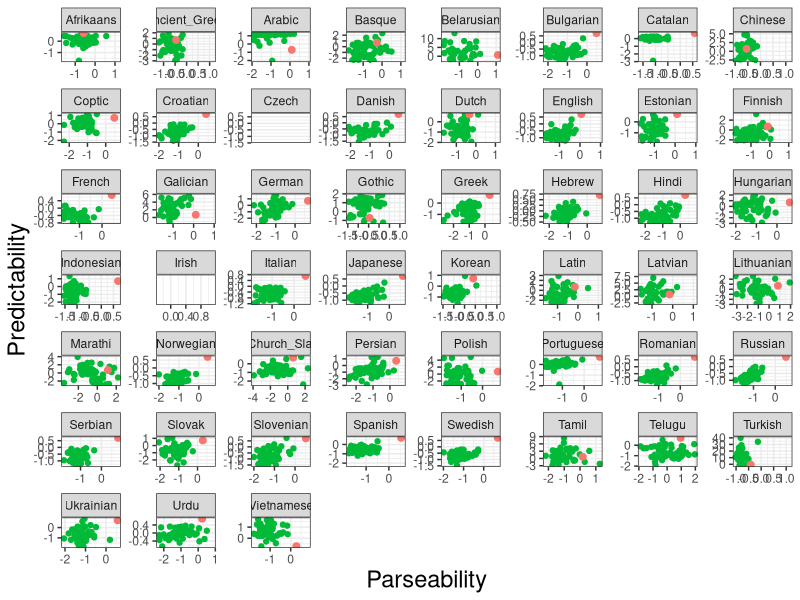

Recreate this plot in R.
# per language


library(lme4)
library(tidyr)
library(dplyr)
library(ggplot2)
#depl = read.csv("../../../grammars/dependency_length/total_summary_funchead_coarse.tsv", sep="\t")# %>% rename(Quality=AverageLength)

# Read predictability estimates
dataS =  read.csv("../../../grammars/plane/controls/plane-fixed-withoutPOS.tsv", sep="\t") %>% mutate(Model = as.character(Model))
dataS = dataS %>% group_by(Language, Type, Model) %>% summarise(Surp = mean(Surp, na.rm=TRUE))
dataS = as.data.frame(dataS)

# Read parseability estimates
dataP =  read.csv("../../../grammars/plane/controls/plane-parse-lexicalized2.tsv", sep="\t") %>% mutate(Model = as.character(Model))
dataP = dataP %>% group_by(Language, Type, Model) %>% summarise(UAS = mean(UAS, na.rm=TRUE), Pars = mean(ParsU, na.rm=TRUE))
dataP = as.data.frame(dataP)

# Ensure everything is treated as a string, not a factor, to ensure the frames can be merged
dataS = dataS %>% mutate(Type = as.character(Type))
dataP = dataP %>% mutate(Type = as.character(Type))
dataS = dataS %>% mutate(Model = as.character(Model))
dataP = dataP %>% mutate(Model = as.character(Model))
dataS = dataS %>% mutate(Language = as.character(Language))
dataP = dataP %>% mutate(Language = as.character(Language))
data = merge(dataS, dataP, by=c("Language", "Model", "Type"), all.x=TRUE, all.y=TRUE)

# Collapse all five groups of random grammars (10 random grammars per group per language)
data = data %>% mutate(Type = ifelse(Type == "manual_output_funchead_RANDOM2", "manual_output_funchead_RANDOM", as.character(Type)))
data = data %>% mutate(Type = ifelse(Type == "manual_output_funchead_RANDOM3", "manual_output_funchead_RANDOM", as.character(Type)))
data = data %>% mutate(Type = ifelse(Type == "manual_output_funchead_RANDOM4", "manual_output_funchead_RANDOM", as.character(Type)))
data = data %>% mutate(Type = ifelse(Type == "manual_output_funchead_RANDOM5", "manual_output_funchead_RANDOM", as.character(Type)))





dataComp = data
dataCompBaseline = dataComp %>% filter(grepl("RANDOM", Type))
dataCompGround = dataComp %>% filter(Type == "manual_output_funchead_ground_coarse_final") %>% select(Language, Surp, Pars) %>% rename(SurpGround = Surp) %>% rename(ParsGround = Pars) %>% mutate(EffGround = ParsGround + 0.9*SurpGround) %>% group_by(Language)
dataComp = merge(dataCompBaseline, dataCompGround, by=c("Language"))

dataComp$Eff = dataComp$Pars + 0.9*dataComp$Surp

u = dataComp %>% group_by(Language) %>% summarise(BetterSurp = sum(Surp > SurpGround, na.rm=TRUE), WorseSurp = sum(Surp <= SurpGround, na.rm=TRUE), TotalSurp = BetterSurp+WorseSurp, BetterFracSurp = BetterSurp/TotalSurp, BetterPars = sum(Pars > ParsGround, na.rm=TRUE), WorsePars = sum(Pars <= ParsGround, na.rm=TRUE), TotalPars = BetterPars+WorsePars, BetterFracPars = BetterPars/TotalPars, BetterEff = sum(Eff > EffGround, na.rm=TRUE), WorseEff = sum(Eff <= EffGround, na.rm=TRUE), TotalEff = BetterEff+WorseEff, BetterFracEff = BetterEff/TotalEff )










#data = merge(data, depl %>% select(Language, Model,AverageLengthPerWord) %>% mutate(Model = as.character(Model)), by=c("Language", "Model"), all.x=TRUE)
data = data %>% mutate(Two = 0.9*Surp+Pars)

data2 = rbind(data)
data2 = data2 %>% group_by(Language, Type) %>% summarise(Surp=mean(Surp, na.rm=TRUE), Pars=mean(Pars, na.rm=TRUE)) %>% group_by(Language) %>% mutate(MeanSurp = mean(Surp, na.rm=TRUE), SDSurp = sd(Surp, na.rm=TRUE)) %>% mutate(MeanPars = mean(Pars, na.rm=TRUE), SDPars = sd(Pars, na.rm=TRUE))
plot = ggplot(data2, aes(x=(Pars-MeanPars)/SDPars, y=(Surp-MeanSurp)/SDSurp, color=Type, group=Type)) +geom_point()
#plot = ggplot(data, aes(x=(Pars), y=(Surp), color=Type, group=Type)) +geom_point()


#dataMean = data %>% group_by(Language) %>% summarise(MeanSurp = mean(Surp), SDSurp = sd(Surp)+0.0001)
#data_ = merge(data, dataMean, by=c("Language"))
#dataMean = data %>% group_by(Language) %>% summarise(MeanUAS = mean(UAS), SDUAS = sd(UAS)+0.0001)
#data_ = merge(data_, dataMean, by=c("Language"))
#
#plot = ggplot(data_, aes(x=(UAS), y=(Surp-MeanSurp), color=Type, group=Type)) +geom_point()

dataPBest = data %>% filter(Type == "manual_output_funchead_two_coarse_parser_best_balanced") %>% group_by(Language) %>% summarise(Pars = min(Pars, na.rm=TRUE))
data2Best = data %>% filter(Type == "manual_output_funchead_two_coarse_lambda09_best_large") %>% group_by(Language) %>% summarise(Two = min(Two, na.rm=TRUE))
dataSBest = data %>% filter(Type == "manual_output_funchead_langmod_coarse_best_balanced") %>% group_by(Language) %>% summarise(Surp = min(Surp, na.rm=TRUE))

dataP = data %>% filter(Type == "manual_output_funchead_two_coarse_parser_best_balanced")
data2 = data %>% filter(Type == "manual_output_funchead_two_coarse_lambda09_best_large")
dataS = data %>% filter(Type == "manual_output_funchead_langmod_coarse_best_balanced")

dataP = merge(dataP, dataPBest, by=c("Language", "Pars"))
data2 = merge(data2, data2Best, by=c("Language", "Two"))
dataS = merge(dataS, dataSBest, by=c("Language", "Surp"))


dataRandom = data %>% filter(grepl("RANDOM", Type))
#dataDepL = data %>% filter(grepl("depl", Type)) #%>% filter(Model %in% deplBest) ###%>% group_by(Language) %>% summarise(Surp = mean(Surp), Pars = mean(Pars))
dataGround = data %>% filter(grepl("ground", Type)) #%>% group_by(Language) %>% summarise(Surp = mean(Surp), Pars = mean(Pars))
#dataReal = data %>% filter(grepl("REAL", Type)) #%>% group_by(Language) %>% summarise(Surp = mean(Surp), Pars = mean(Pars))


D = dataGround %>% select(Language, Type, Model)
#write.csv(D, file="../strongest_models/models-mle.csv")




#dataDepLBest = dataDepL %>% group_by(Language) %>% summarise(AverageLengthPerWord = min(AverageLengthPerWord))
#dataDepL = merge(dataDepL, dataDepLBest, by=c("Language", "AverageLengthPerWord"))

#D = dataDepL %>% select(Language, Type, Model, AverageLengthPerWord)
#write.csv(D, file="../strongest_models/best-depl.csv")




data = rbind(dataP, data2)
data = rbind(data, dataS)
data = rbind(data, dataRandom)
#data = rbind(data, dataDepL)
data = rbind(data, dataGround)
#data = rbind(data, dataReal)


#data2 = data2 %>% %>% group_by(Language) %>% mutate(MeanSurp = mean(Surp, na.rm=TRUE), SDSurp = sd(Surp, na.rm=TRUE)) %>% mutate(MeanPars = mean(Pars, na.rm=TRUE), SDPars = sd(Pars, na.rm=TRUE))

dataMean = data %>% group_by(Language, Type) %>% summarise(Surp=mean(Surp, na.rm=TRUE)) %>% group_by(Language) %>% summarise(MeanSurp = mean(Surp, na.rm=TRUE), SDSurp = sd(Surp, na.rm=TRUE)+0.0001)
#write.csv(dataMean, file="surp-z.csv")
data = merge(data, dataMean, by=c("Language"))
#dataDepL = merge(dataDepL, dataMean, by=c("Language"))
dataMean = data %>% group_by(Language, Type) %>% summarise(Pars=mean(Pars, na.rm=TRUE)) %>% group_by(Language) %>% summarise(MeanPars = mean(Pars, na.rm=TRUE), SDPars = sd(Pars, na.rm=TRUE)+0.0001)
#write.csv(dataMean, file="pars-z.csv")
data = merge(data, dataMean, by=c("Language"))
#dataDepL = merge(dataDepL, dataMean, by=c("Language"))

dataMean = data %>% filter(grepl("RANDOM", Type)) %>% group_by(Language) %>% summarise(MeanSurpRand = mean(Surp, na.rm=TRUE), SDSurpRand = sd(Surp, na.rm=TRUE)+0.0001)
data = merge(data, dataMean, by=c("Language"))
#dataDepL = merge(dataDepL, dataMean, by=c("Language"))
dataMean = data %>% filter(grepl("RANDOM", Type)) %>% group_by(Language) %>% summarise(MeanParsRand = mean(Pars, na.rm=TRUE), SDParsRand = sd(Pars, na.rm=TRUE)+0.0001)
data = merge(data, dataMean, by=c("Language"))
#dataDepL = merge(dataDepL, dataMean, by=c("Language"))



D = data %>% filter(Type == "manual_output_funchead_two_coarse_lambda09_best_large") %>% select(Language, Type, Model, Pars, Surp)
#write.csv(D, file="best-two-lambda09-best-balanced.csv")


D = data %>% filter(Type == "manual_output_funchead_langmod_coarse_best_balanced") %>% select(Language, Type, Model, Surp)
#write.csv(D, file="../strongest_models/best-langmod-best-balanced.csv")


D = data %>% filter(Type == "manual_output_funchead_two_coarse_parser_best_balanced") %>% select(Language, Type, Model, Pars)
#write.csv(D, file="best-parse-best-balanced.csv")






plot = ggplot(data, aes(x=(Pars-MeanPars)/SDPars, y=(Surp-MeanSurp)/SDSurp, color=Type, group=Type)) +geom_point()
plot = ggplot(data, aes(x=(Pars-MeanPars), y=(Surp-MeanSurp), color=Type, group=Type)) +geom_point()

plot = ggplot(data, aes(x=(Pars-MeanPars)/SDPars, y=(Surp-MeanSurp)/SDSurp, color=Type, group=Type)) +geom_point() + facet_wrap(~Language, scales="free")

plot = ggplot(data, aes(x=(Pars-MeanPars), y=(Surp-MeanSurp), color=Type, group=Type)) +geom_point() + facet_wrap(~Language)


data = data %>% mutate(Pars_z = (Pars-MeanPars)/SDPars, Surp_z=(Surp-MeanSurp)/SDSurp)

subData = data %>% filter(Type %in% c("manual_output_funchead_two_coarse_parser_best_balanced", "manual_output_funchead_two_coarse_lambda09_best_large", "manual_output_funchead_langmod_coarse_best_balanced"))

subData = subData[order(subData$Type),]

Step = c()
Surp_z = c()
Pars_z = c()
Language = c()
for(language in unique(subData$Language)) {
   u = subData %>% filter(Language == language)

   # Pareto hull

   # Find the maximum predictability end, with the associated parseability
   pred = min(u$Surp_z)
   pars = (u %>% filter(Type == "manual_output_funchead_langmod_coarse_best_balanced"))$Pars_z[1]

   Surp_z = c(Surp_z, pred)
   Pars_z = c(Pars_z, pars)
   Language = c(Language, language)
   Step = c(Step, 1)

   # Find the maximum efficiency end
   pred = (u %>% filter(Type == "manual_output_funchead_two_coarse_lambda09_best_large"))$Surp_z[1]
   pars = (u %>% filter(Type == "manual_output_funchead_two_coarse_lambda09_best_large"))$Pars_z[1]

   Surp_z = c(Surp_z, pred)
   Pars_z = c(Pars_z, pars)
   Language = c(Language, language)
   Step = c(Step, 2)

   # Find the maximum parseability end, with the associated predictability
   pred = (u %>% filter(Type == "manual_output_funchead_two_coarse_parser_best_balanced"))$Surp_z[1]
   pars = min(u$Pars_z)

   Surp_z = c(Surp_z, pred)
   Pars_z = c(Pars_z, pars)
   Language = c(Language, language)
   Step = c(Step, 3)

}

subData = data.frame(Language=Language, Surp_z=Surp_z, Pars_z=Pars_z)
subData$Type = "Pareto"

plot = ggplot(data %>% filter(Type %in% c("manual_output_funchead_RANDOM", "manual_output_funchead_ground_coarse_final")) %>% filter(Surp_z < 3), aes(x=-Pars_z, y=-Surp_z, color=Type, group=Type))
plot = plot + geom_point()
plot = plot + geom_path(data=subData, aes(x=-Pars_z, y=-Surp_z, group=1), size=1.5)
plot = plot + geom_point(data=data %>% filter(Type == "manual_output_funchead_ground_coarse_final"), size=2)
plot = plot + facet_wrap(~Language, scales="free")
plot = plot + theme_bw()
plot = plot + scale_x_continuous(name="Parseability") + scale_y_continuous(name="Predictability")
plot = plot + theme(legend.title = element_blank())  
plot = plot + guides(color=guide_legend(nrow=2,ncol=4,byrow=TRUE)) 
plot = plot + theme(legend.title = element_blank(), legend.position="bottom")
plot = plot + theme(axis.title.x = element_text(size=17))
plot = plot + theme(axis.title.y = element_text(size=17))
plot = plot + theme(legend.text = element_text(size=12))
plot = plot + theme(legend.margin=margin(t = 0, unit='cm'))
plot = plot + theme(legend.position = "none")
ggsave(plot, file="pareto-plane-perLanguage-lexicalized-mle.pdf", width=12, height=12)





